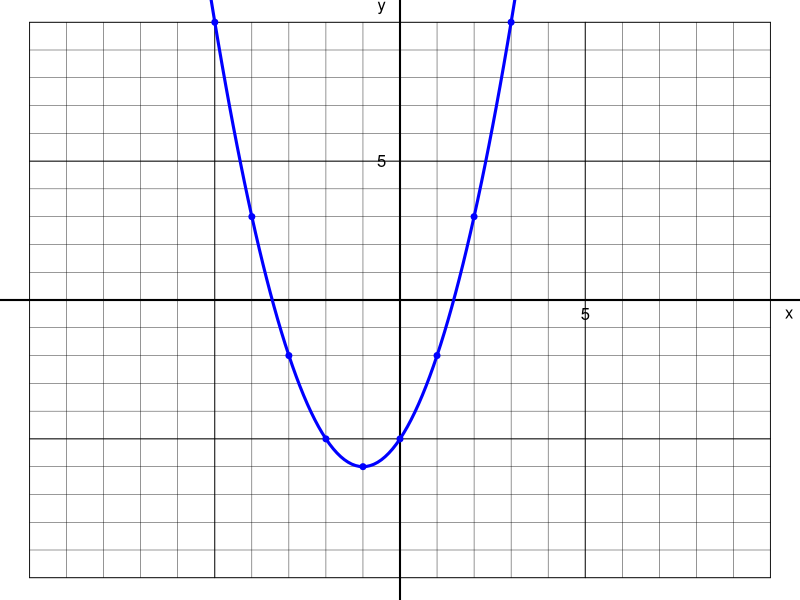

This figure's R source:
## ---- chunk 1
hk = sample(1:6,2)*sample(c(-1,1),2,T)
h = hk[1]
k = hk[2]

lr = c("left","right")[(sign(h)+1)/2+1]
du = c("down","up")[(sign(k)+1)/2+1]

x1 = seq(-30,30,0.1)
y1 = (x1)^2
x2 = x1+h
y2 = y1+k

px1 = -30:30
py1 = (px1)^2
px2 = px1+h
py2 = py1+k


cch = paste0("(x+",-h,")^2+",k,collapse="")
cch = gsub("+-","-",cch,fixed=T)
ach = character()
for(i in c(-1,1)){
    for(j in c(-1,1)){
        ch = paste0("(x+",-h*i,")^2+",k*j,collapse="")
        ch = gsub("+-","-",ch,fixed=T)
        ach = c(ach,ch)
        ch = paste0("(x+",k*i,")^2+",h*j,collapse="")
        ch = gsub("+-","-",ch,fixed=T)
        ach = c(ach,ch)
    }
}
ach = sort(ach)
al = paste0("* $y=",ach,"$",collapse="\n")
sol = paste0(1*(ach==cch),collapse="")


## ---- chunk 2
par(mar=c(0,0,0,0),oma=c(0,0,0,0))
plot(0,0,"n",xlim=c(-10,10),ylim=c(-10,10),axes=F,ann=F)
for(i in -10:10){
    lines(c(i,i),c(-10,10),lwd=0.4)
    lines(c(-10,10),c(i,i),lwd=0.4)
}
for(i in seq(-10,10,5)){
    lines(c(i,i),c(-10,10),lwd=0.8)
    lines(c(-10,10),c(i,i),lwd=0.8)
}
abline(h=0,lwd=2)
abline(v=0,lwd=2)

text(10.5,-0.5,"x")
text(-0.5,10.5,"y")
text(5,-0.5,"5")
text(-0.5,5,"5")

lines(x2,y2,col="blue",lwd=3)
points(px2,py2,pch=19,col="blue",cex=0.8)
